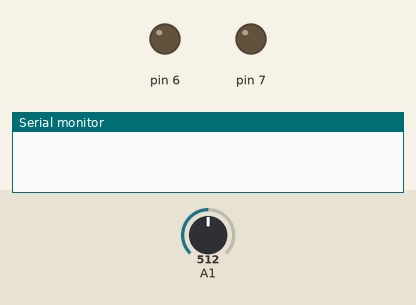
Bench run of a sketch on a simulated Arduino Uno, built with avr-gcc and run on an emulated ATmega328P. Shown: output pins drawn as LEDs (lit = HIGH), the last lines printed to the serial monitor. Inputs (shaded band) come from the test bench; at power-on: A1 = 512.

Above: at 0.1 s.
At 4.51 s:
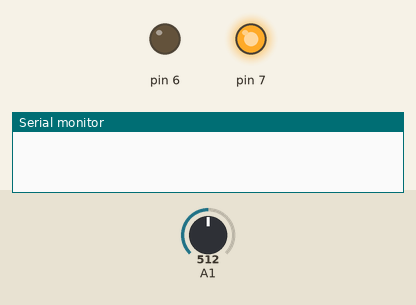
At 8.5 s:
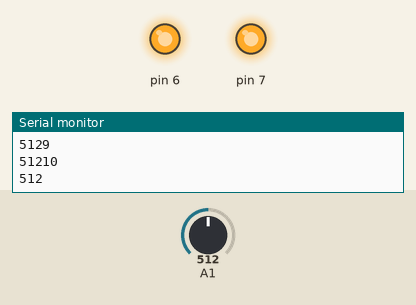
At 13.5 s:
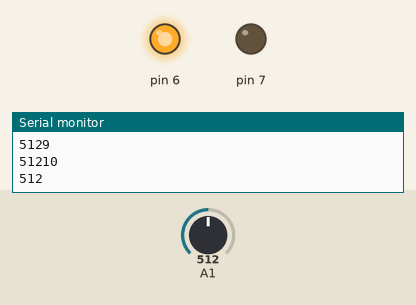
Timing chart, 0 to 15.0 s (numbered marks = the images above):
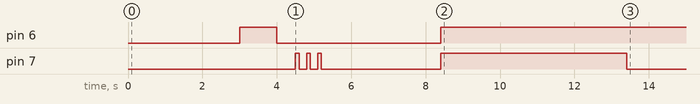

Measured:
- by itself, pin 6: HIGH → LOW at 4.0 s, → HIGH 4.4 s later
- by itself, pin 7: goes LOW 0.20 s, HIGH 0.10 s, LOW 0.20 s, HIGH 0.10 s, LOW 3.2 s, HIGH 5.0 s, then LOW

The sketch:

allarme_tensione_scambi_V2.ino
```cpp
/* Codice per allarme tensione scambi bloccata attivata
 *  e conseguente frittura dell'elettrocalamita
 * Utilizza sensore assorbimento corrente xxxx
 *
 */

int timer; // definisco variabile per contatore per ritardo allarme
int ciclo; // definisco variabile per ciclo test iniziale buzzer

void setup() {
  Serial.begin(9600);
  pinMode(6, OUTPUT);
  pinMode(7, OUTPUT);

  timer = 0; // azzero variabile
  ciclo = 0; // azzero variabile

  // prova allarme e relè

  delay(3000);
  digitalWrite(6, HIGH);
  delay(1000);
  digitalWrite(6, LOW);
  delay(500);

  for (ciclo = 0 ; ciclo < 3 ; ciclo++) {
    digitalWrite(7, HIGH);
    delay(100);
    digitalWrite(7, LOW);
    delay(200);
  }

  // fine prova allarme e relè
}

void loop() {
  int v = analogRead(A1);
  delay(100);
  if ( v > 200 ) {
    timer++; // aumento conteggio di 1 ad ogni ciclo finchè c'è lettura maggiore di 200
    delay(200);
    Serial.println(timer);
    Serial.print(v);
  }
    else {
    timer = 0; // resetto timer per resettare il ciclo di ritardo se non c'è più lettura di valore maggiore di 200
  }
    if (timer == 10) {
      digitalWrite(6, HIGH); // stacco relè di tensione scambi se conteggio timer raggiunge 10
      digitalWrite(7, HIGH); // attivo buzzer
      delay(5000);
      digitalWrite(7, LOW); // disattivo buzzer
  }
}
```
